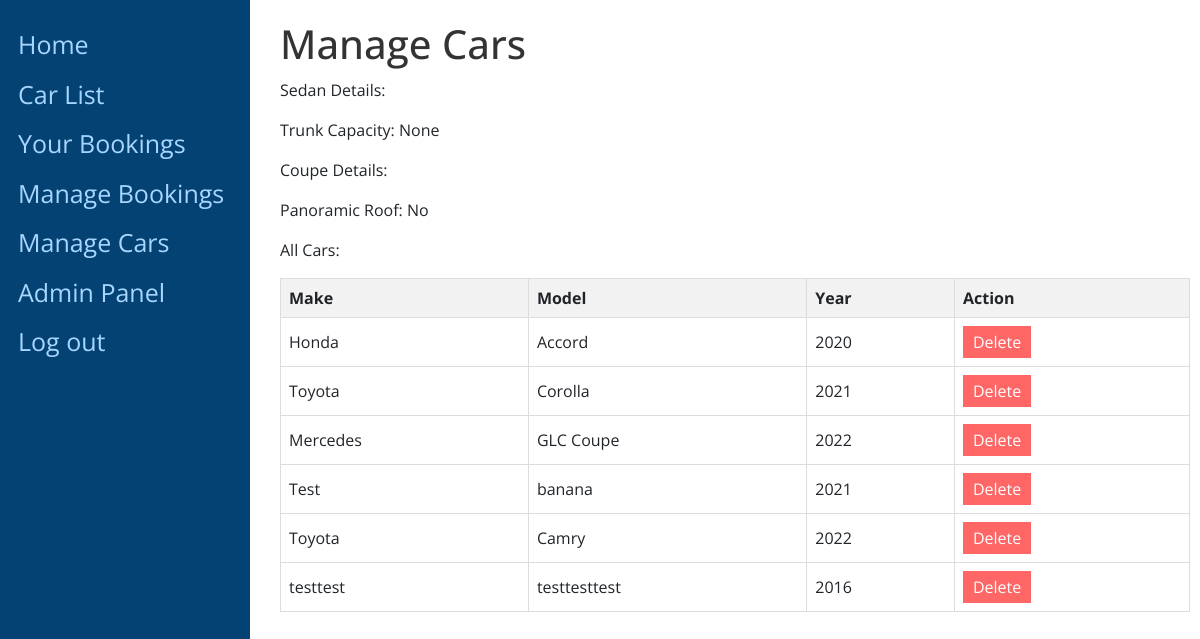
The page /home/manage-cars/ (signed in) on the database as committed earlier.
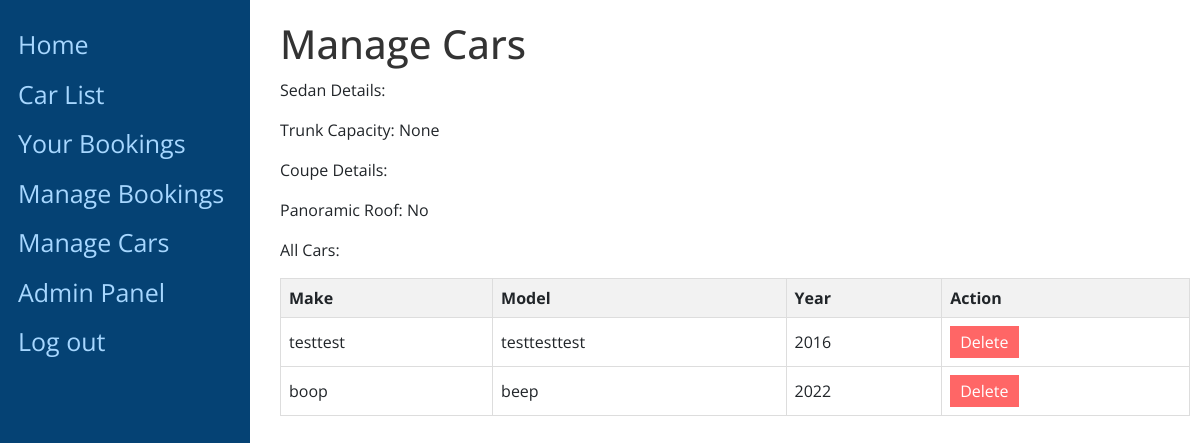
The same page on the database as committed later.
### main/models.py (models this page shows, shortened)
class Car(models.Model):
    COLOUR_CHOICES = (
    ('Black', 'Black'),
    ('Blue', 'Blue'),
    ('Brown', 'Brown'),
    ('Gray', 'Gray'),
    ('Green', 'Green'),
    ('LightBlue', 'LightBlue'),
    ('Navy', 'Navy'),
    ('Red', 'Red'),
    ('Silver', 'Silver'),
    ('White', 'White'),
    )
    YEAR_CHOICES = (
        (2023, '2023'),
        (2022, '2022'),
        (2021, '2021'),
        (2020, '2020'),
        (2019, '2019'),
        (2018, '2018'),
        (2017, '2017'),
        (2016, '2016'),
        (2015, '2015'),
    )
    make = models.CharField(max_length=100)
    model = models.CharField(max_length=100)
    colour = models.CharField(max_length=20, choices=COLOUR_CHOICES)
    year = models.IntegerField(choices=YEAR_CHOICES)
    price_per_day = models.DecimalField(max_digits=10, decimal_places=2)
    is_available = models.BooleanField(default=True)
    pricing_state = models.CharField(max_length=20, default='RegularPricingState')

### main/views.py (the view)
# urls.py: path('manage-cars/', manage_cars, name='manage-cars'),
@staff_member_required
def manage_cars(request):
    sedan_factory = SedanFactory()
    coupe_factory = CoupeFactory()
    sedan = sedan_factory.create_car()
    coupe = coupe_factory.create_car()
    cars = Car.objects.all()
    if request.method == 'POST':
        car_id = request.POST.get('car_id')
        if car_id:
            car = get_object_or_404(Car, id=car_id)
            car.delete()
            return redirect('manage-cars')
    return render(request, 'main/manage_cars.html', {'sedan': sedan, 'coupe': coupe, 'cars': cars})

### main/factories.py (called while the page is built)
    def create_car(self):
        return Sedan()

    def create_car(self):
        return Coupe()

### main/templates/main/manage_cars.html (shortened to what this page needs)
{% extends 'main/base.html' %}
{% block content %}
<html>
<head>
</head>
<body>
    <h1>Manage Cars</h1>
    <p>Sedan Details:</p>
    <ul>
        <li>Trunk Capacity: {{ sedan.trunk_capacity }}</li>
    </ul>
    <p>Coupe Details:</p>
    <ul>
        <li>Panoramic Roof: {% if coupe.has_panoramic_roof %}Yes{% else %}No{% endif %}</li>
    </ul>
    <p>All Cars:</p>
    <table>
        <tr>
            <th>Make</th>
            <th>Model</th>
            <th>Year</th>
            <th>Action</th>
        </tr>
        {% for car in cars %}
            <tr>
                <td>{{ car.make }}</td>
                <td>{{ car.model }}</td>
                <td>{{ car.year }}</td>
                <td>
                    <form method="post" style="display: inline;">
                        <button class="delete-button" type="submit">Delete</button>
                    </form>
                </td>
            </tr>
        {% endfor %}
    </table>
</body>
</html>
{% endblock %}

Rows that differ between the two databases and show on the page:
removed Car: make "Honda", model "Accord", year "2020"
removed Car: make "Toyota", model "Corolla", year "2021"
removed Car: make "Mercedes", model "GLC Coupe", year "2022"
removed Car: make "Test", model "banana", year "2021"
removed Car: make "Toyota", model "Camry", year "2022"
added Car: make "boop", model "beep", year "2022"
